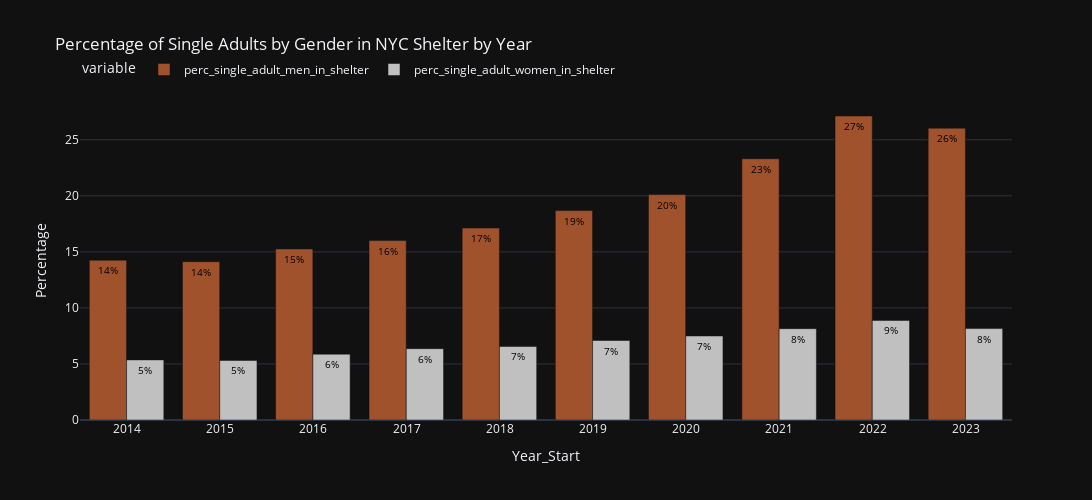

Source (notebook cell):
### Code cell
desired_columns = [0,1,2,3,4,5,6,7,8,9,10]
start_date = datetime(2013, 1, 1)
end_date = datetime(2022, 12, 31)

# Convert index values to datetime
filtered_data = get_columns(yearly_avg_df,desired_columns)

# Apply date filter
filtered_data = filtered_data[filtered_data.index.to_series().apply(get_date, start_date=start_date, end_date=end_date)]
filtered_data.reset_index(inplace=True)
filtered_data

# Set the template to 'plotly_dark'
pio.templates.default = "plotly_dark"

# Create the bar chart
fig = px.bar(filtered_data, x='date_of_census', y=['perc_single_adult_men_in_shelter', 'perc_single_adult_women_in_shelter'],
             color_discrete_sequence=['sienna', 'silver'],
             labels={'date_of_census': 'Year_Start', 'value': 'Percentage'},
             title='Percentage of Single Adults by Gender in NYC Shelter by Year',
             
             )

# Customize the layout if needed
fig.update_layout(barmode='group', xaxis_tickangle=0,
                  legend=dict(orientation='h', yanchor='bottom', y=1.05, xanchor='left', x=0),
                  width=1500,  # Set the desired width of the figure
                  height=500  # Set the desired height of the figure
                  )


# Add data labels
texts = [filtered_data['perc_single_adult_men_in_shelter'].apply(lambda x: f'{round(x)}%'),
         filtered_data['perc_single_adult_women_in_shelter'].apply(lambda x: f'{round(x)}%')]
for i, t in enumerate(texts):
    fig.data[i].text = t
fig.update_traces(textposition='inside', textfont=dict(color='black', size=10), textangle=0)

# Display the plot
fig.show()

### Figure 1 — Plotly figure (JSON) as saved in the notebook; plotly's stock layout.template omitted (floating-point values rounded to 4 significant figures)
{"data": [{"alignmentgroup": "True", "hovertemplate": "variable=perc_single_adult_men_in_shelter<br>Year_Start=%{x}<br>Percentage=%{y}<extra></extra>", "legendgroup": "perc_single_adult_men_in_shelter", "marker": {"color": "sienna", "pattern": {"shape": ""}}, "name": "perc_single_adult_men_in_shelter", "offsetgroup": "perc_single_adult_men_in_shelter", "orientation": "v", "showlegend": true, "text": ["14%", "14%", "15%", "16%", "17%", "19%", "20%", "23%", "27%", "26%"], "textangle": 0, "textfont": {"color": "black", "size": 10}, "textposition": "inside", "type": "bar", "x": ["2013-12-31T00:00:00", "2014-12-31T00:00:00", "2015-12-31T00:00:00", "2016-12-31T00:00:00", "2017-12-31T00:00:00", "2018-12-31T00:00:00", "2019-12-31T00:00:00", "2020-12-31T00:00:00", "2021-12-31T00:00:00", "2022-12-31T00:00:00"], "xaxis": "x", "y": [14.26, 14.12, 15.26, 16.01, 17.13, 18.68, 20.11, 23.31, 27.12, 26.04], "yaxis": "y"}, {"alignmentgroup": "True", "hovertemplate": "variable=perc_single_adult_women_in_shelter<br>Year_Start=%{x}<br>Percentage=%{y}<extra></extra>", "legendgroup": "perc_single_adult_women_in_shelter", "marker": {"color": "silver", "pattern": {"shape": ""}}, "name": "perc_single_adult_women_in_shelter", "offsetgroup": "perc_single_adult_women_in_shelter", "orientation": "v", "showlegend": true, "text": ["5%", "5%", "6%", "6%", "7%", "7%", "7%", "8%", "9%", "8%"], "textangle": 0, "textfont": {"color": "black", "size": 10}, "textposition": "inside", "type": "bar", "x": ["2013-12-31T00:00:00", "2014-12-31T00:00:00", "2015-12-31T00:00:00", "2016-12-31T00:00:00", "2017-12-31T00:00:00", "2018-12-31T00:00:00", "2019-12-31T00:00:00", "2020-12-31T00:00:00", "2021-12-31T00:00:00", "2022-12-31T00:00:00"], "xaxis": "x", "y": [5.362, 5.314, 5.875, 6.363, 6.562, 7.093, 7.497, 8.147, 8.885, 8.158], "yaxis": "y"}], "layout": {"barmode": "group", "height": 500, "legend": {"orientation": "h", "title": {"text": "variable"}, "tracegroupgap": 0, "x": 0, "xanchor": "left", "y": 1.05, "yanchor": "bottom"}, "title": {"text": "Percentage of Single Adults by Gender in NYC Shelter by Year"}, "width": 1500, "xaxis": {"anchor": "y", "domain": [0, 1], "tickangle": 0, "title": {"text": "Year_Start"}}, "yaxis": {"anchor": "x", "domain": [0, 1], "title": {"text": "Percentage"}}}}
